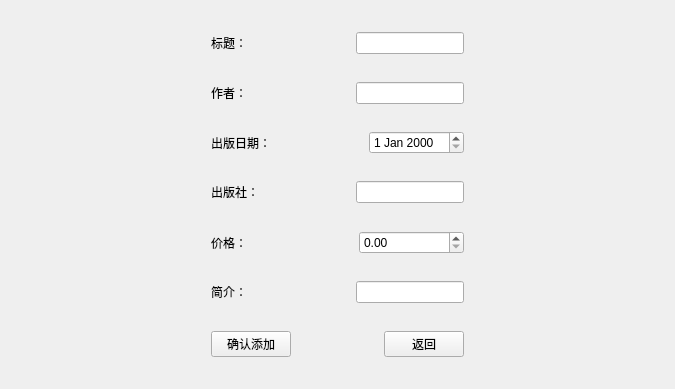
<?xml version="1.0" encoding="UTF-8"?>
<ui version="4.0">
 <class>AddBookWidget</class>
 <widget class="QWidget" name="AddBookWidget">
  <property name="geometry">
   <rect>
    <x>0</x>
    <y>0</y>
    <width>675</width>
    <height>389</height>
   </rect>
  </property>
  <property name="windowTitle">
   <string>添加新书</string>
  </property>
  <layout class="QVBoxLayout" name="verticalLayout">
   <item>
    <spacer name="verticalSpacer">
     <property name="orientation">
      <enum>Qt::Vertical</enum>
     </property>
     <property name="sizeHint" stdset="0">
      <size>
       <width>20</width>
       <height>40</height>
      </size>
     </property>
    </spacer>
   </item>
   <item>
    <layout class="QHBoxLayout" name="horizontalLayout">
     <item>
      <spacer name="horizontalSpacer">
       <property name="orientation">
        <enum>Qt::Horizontal</enum>
       </property>
       <property name="sizeType">
        <enum>QSizePolicy::Fixed</enum>
       </property>
       <property name="sizeHint" stdset="0">
        <size>
         <width>200</width>
         <height>20</height>
        </size>
       </property>
      </spacer>
     </item>
     <item>
      <widget class="QLabel" name="label">
       <property name="text">
        <string>标题：</string>
       </property>
      </widget>
     </item>
     <item>
      <spacer name="horizontalSpacer_15">
       <property name="orientation">
        <enum>Qt::Horizontal</enum>
       </property>
       <property name="sizeHint" stdset="0">
        <size>
         <width>40</width>
         <height>20</height>
        </size>
       </property>
      </spacer>
     </item>
     <item>
      <widget class="QLineEdit" name="m_titleLineEdit"/>
     </item>
     <item>
      <spacer name="horizontalSpacer_7">
       <property name="orientation">
        <enum>Qt::Horizontal</enum>
       </property>
       <property name="sizeType">
        <enum>QSizePolicy::Fixed</enum>
       </property>
       <property name="sizeHint" stdset="0">
        <size>
         <width>200</width>
         <height>20</height>
        </size>
       </property>
      </spacer>
     </item>
    </layout>
   </item>
   <item>
    <spacer name="verticalSpacer_2">
     <property name="orientation">
      <enum>Qt::Vertical</enum>
     </property>
     <property name="sizeHint" stdset="0">
      <size>
       <width>20</width>
       <height>40</height>
      </size>
     </property>
    </spacer>
   </item>
   <item>
    <layout class="QHBoxLayout" name="horizontalLayout_2">
     <item>
      <spacer name="horizontalSpacer_2">
       <property name="orientation">
        <enum>Qt::Horizontal</enum>
       </property>
       <property name="sizeType">
        <enum>QSizePolicy::Fixed</enum>
       </property>
       <property name="sizeHint" stdset="0">
        <size>
         <width>200</width>
         <height>20</height>
        </size>
       </property>
      </spacer>
     </item>
     <item>
      <widget class="QLabel" name="label_2">
       <property name="text">
        <string>作者：</string>
       </property>
      </widget>
     </item>
     <item>
      <spacer name="horizontalSpacer_16">
       <property name="orientation">
        <enum>Qt::Horizontal</enum>
       </property>
       <property name="sizeHint" stdset="0">
        <size>
         <width>40</width>
         <height>20</height>
        </size>
       </property>
      </spacer>
     </item>
     <item>
      <widget class="QLineEdit" name="m_authorLineEdit"/>
     </item>
     <item>
      <spacer name="horizontalSpacer_8">
       <property name="orientation">
        <enum>Qt::Horizontal</enum>
       </property>
       <property name="sizeType">
        <enum>QSizePolicy::Fixed</enum>
       </property>
       <property name="sizeHint" stdset="0">
        <size>
         <width>200</width>
         <height>20</height>
        </size>
       </property>
      </spacer>
     </item>
    </layout>
   </item>
   <item>
    <spacer name="verticalSpacer_3">
     <property name="orientation">
      <enum>Qt::Vertical</enum>
     </property>
     <property name="sizeHint" stdset="0">
      <size>
       <width>20</width>
       <height>40</height>
      </size>
     </property>
    </spacer>
   </item>
   <item>
    <layout class="QHBoxLayout" name="horizontalLayout_3">
     <item>
      <spacer name="horizontalSpacer_3">
       <property name="orientation">
        <enum>Qt::Horizontal</enum>
       </property>
       <property name="sizeType">
        <enum>QSizePolicy::Fixed</enum>
       </property>
       <property name="sizeHint" stdset="0">
        <size>
         <width>200</width>
         <height>20</height>
        </size>
       </property>
      </spacer>
     </item>
     <item>
      <widget class="QLabel" name="label_3">
       <property name="text">
        <string>出版日期：</string>
       </property>
      </widget>
     </item>
     <item>
      <spacer name="horizontalSpacer_17">
       <property name="orientation">
        <enum>Qt::Horizontal</enum>
       </property>
       <property name="sizeHint" stdset="0">
        <size>
         <width>40</width>
         <height>20</height>
        </size>
       </property>
      </spacer>
     </item>
     <item>
      <widget class="QDateEdit" name="m_publishDateEdit">
       <property name="sizePolicy">
        <sizepolicy hsizetype="Expanding" vsizetype="Fixed">
         <horstretch>0</horstretch>
         <verstretch>0</verstretch>
        </sizepolicy>
       </property>
      </widget>
     </item>
     <item>
      <spacer name="horizontalSpacer_9">
       <property name="orientation">
        <enum>Qt::Horizontal</enum>
       </property>
       <property name="sizeType">
        <enum>QSizePolicy::Fixed</enum>
       </property>
       <property name="sizeHint" stdset="0">
        <size>
         <width>200</width>
         <height>20</height>
        </size>
       </property>
      </spacer>
     </item>
    </layout>
   </item>
   <item>
    <spacer name="verticalSpacer_4">
     <property name="orientation">
      <enum>Qt::Vertical</enum>
     </property>
     <property name="sizeHint" stdset="0">
      <size>
       <width>20</width>
       <height>40</height>
      </size>
     </property>
    </spacer>
   </item>
   <item>
    <layout class="QHBoxLayout" name="horizontalLayout_4">
     <item>
      <spacer name="horizontalSpacer_4">
       <property name="orientation">
        <enum>Qt::Horizontal</enum>
       </property>
       <property name="sizeType">
        <enum>QSizePolicy::Fixed</enum>
       </property>
       <property name="sizeHint" stdset="0">
        <size>
         <width>200</width>
         <height>20</height>
        </size>
       </property>
      </spacer>
     </item>
     <item>
      <widget class="QLabel" name="label_4">
       <property name="text">
        <string>出版社：</string>
       </property>
      </widget>
     </item>
     <item>
      <spacer name="horizontalSpacer_18">
       <property name="orientation">
        <enum>Qt::Horizontal</enum>
       </property>
       <property name="sizeHint" stdset="0">
        <size>
         <width>40</width>
         <height>20</height>
        </size>
       </property>
      </spacer>
     </item>
     <item>
      <widget class="QLineEdit" name="m_publishLineEdit"/>
     </item>
     <item>
      <spacer name="horizontalSpacer_10">
       <property name="orientation">
        <enum>Qt::Horizontal</enum>
       </property>
       <property name="sizeType">
        <enum>QSizePolicy::Fixed</enum>
       </property>
       <property name="sizeHint" stdset="0">
        <size>
         <width>200</width>
         <height>20</height>
        </size>
       </property>
      </spacer>
     </item>
    </layout>
   </item>
   <item>
    <spacer name="verticalSpacer_5">
     <property name="orientation">
      <enum>Qt::Vertical</enum>
     </property>
     <property name="sizeHint" stdset="0">
      <size>
       <width>20</width>
       <height>40</height>
      </size>
     </property>
    </spacer>
   </item>
   <item>
    <layout class="QHBoxLayout" name="horizontalLayout_5">
     <item>
      <spacer name="horizontalSpacer_5">
       <property name="orientation">
        <enum>Qt::Horizontal</enum>
       </property>
       <property name="sizeType">
        <enum>QSizePolicy::Fixed</enum>
       </property>
       <property name="sizeHint" stdset="0">
        <size>
         <width>200</width>
         <height>20</height>
        </size>
       </property>
      </spacer>
     </item>
     <item>
      <widget class="QLabel" name="label_5">
       <property name="text">
        <string>价格：</string>
       </property>
      </widget>
     </item>
     <item>
      <spacer name="horizontalSpacer_19">
       <property name="orientation">
        <enum>Qt::Horizontal</enum>
       </property>
       <property name="sizeHint" stdset="0">
        <size>
         <width>40</width>
         <height>20</height>
        </size>
       </property>
      </spacer>
     </item>
     <item>
      <widget class="QDoubleSpinBox" name="m_priceSpinBox">
       <property name="sizePolicy">
        <sizepolicy hsizetype="Expanding" vsizetype="Fixed">
         <horstretch>0</horstretch>
         <verstretch>0</verstretch>
        </sizepolicy>
       </property>
      </widget>
     </item>
     <item>
      <spacer name="horizontalSpacer_11">
       <property name="orientation">
        <enum>Qt::Horizontal</enum>
       </property>
       <property name="sizeType">
        <enum>QSizePolicy::Fixed</enum>
       </property>
       <property name="sizeHint" stdset="0">
        <size>
         <width>200</width>
         <height>20</height>
        </size>
       </property>
      </spacer>
     </item>
    </layout>
   </item>
   <item>
    <spacer name="verticalSpacer_6">
     <property name="orientation">
      <enum>Qt::Vertical</enum>
     </property>
     <property name="sizeHint" stdset="0">
      <size>
       <width>20</width>
       <height>40</height>
      </size>
     </property>
    </spacer>
   </item>
   <item>
    <layout class="QHBoxLayout" name="horizontalLayout_6">
     <item>
      <spacer name="horizontalSpacer_6">
       <property name="orientation">
        <enum>Qt::Horizontal</enum>
       </property>
       <property name="sizeType">
        <enum>QSizePolicy::Fixed</enum>
       </property>
       <property name="sizeHint" stdset="0">
        <size>
         <width>200</width>
         <height>20</height>
        </size>
       </property>
      </spacer>
     </item>
     <item>
      <widget class="QLabel" name="label_6">
       <property name="text">
        <string>简介：</string>
       </property>
      </widget>
     </item>
     <item>
      <spacer name="horizontalSpacer_20">
       <property name="orientation">
        <enum>Qt::Horizontal</enum>
       </property>
       <property name="sizeHint" stdset="0">
        <size>
         <width>40</width>
         <height>20</height>
        </size>
       </property>
      </spacer>
     </item>
     <item>
      <widget class="QLineEdit" name="m_introLineEdit"/>
     </item>
     <item>
      <spacer name="horizontalSpacer_12">
       <property name="orientation">
        <enum>Qt::Horizontal</enum>
       </property>
       <property name="sizeType">
        <enum>QSizePolicy::Fixed</enum>
       </property>
       <property name="sizeHint" stdset="0">
        <size>
         <width>200</width>
         <height>20</height>
        </size>
       </property>
      </spacer>
     </item>
    </layout>
   </item>
   <item>
    <spacer name="verticalSpacer_7">
     <property name="orientation">
      <enum>Qt::Vertical</enum>
     </property>
     <property name="sizeHint" stdset="0">
      <size>
       <width>20</width>
       <height>40</height>
      </size>
     </property>
    </spacer>
   </item>
   <item>
    <layout class="QHBoxLayout" name="horizontalLayout_7">
     <item>
      <spacer name="horizontalSpacer_13">
       <property name="orientation">
        <enum>Qt::Horizontal</enum>
       </property>
       <property name="sizeType">
        <enum>QSizePolicy::Fixed</enum>
       </property>
       <property name="sizeHint" stdset="0">
        <size>
         <width>200</width>
         <height>20</height>
        </size>
       </property>
      </spacer>
     </item>
     <item>
      <widget class="QPushButton" name="m_addButton">
       <property name="text">
        <string>确认添加</string>
       </property>
      </widget>
     </item>
     <item>
      <spacer name="horizontalSpacer_21">
       <property name="orientation">
        <enum>Qt::Horizontal</enum>
       </property>
       <property name="sizeHint" stdset="0">
        <size>
         <width>40</width>
         <height>20</height>
        </size>
       </property>
      </spacer>
     </item>
     <item>
      <widget class="QPushButton" name="m_returnButton">
       <property name="text">
        <string>返回</string>
       </property>
      </widget>
     </item>
     <item>
      <spacer name="horizontalSpacer_14">
       <property name="orientation">
        <enum>Qt::Horizontal</enum>
       </property>
       <property name="sizeType">
        <enum>QSizePolicy::Fixed</enum>
       </property>
       <property name="sizeHint" stdset="0">
        <size>
         <width>200</width>
         <height>20</height>
        </size>
       </property>
      </spacer>
     </item>
    </layout>
   </item>
   <item>
    <spacer name="verticalSpacer_8">
     <property name="orientation">
      <enum>Qt::Vertical</enum>
     </property>
     <property name="sizeHint" stdset="0">
      <size>
       <width>20</width>
       <height>40</height>
      </size>
     </property>
    </spacer>
   </item>
  </layout>
 </widget>
 <resources/>
 <connections/>
</ui>
